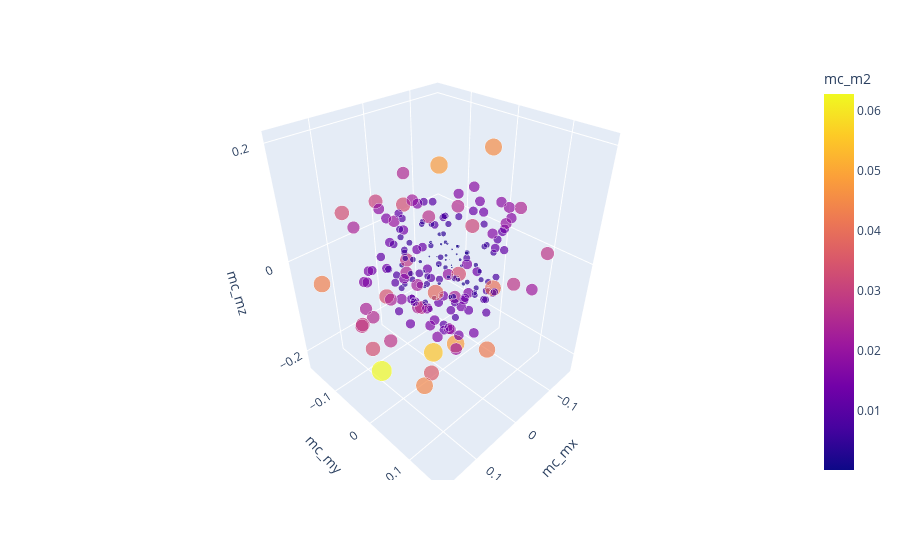

Here is the notebook cell this chart was saved with:
### Code cell
fig = px.scatter_3d(sf.mcconf_df,x='mc_mx',y='mc_my',z='mc_mz',size='mc_m2',color='mc_m2')
fig.show()

### Figure 1 — Plotly figure (JSON) as saved in the notebook; plotly's stock layout.template omitted (floating-point values rounded to 4 significant figures; data arrays with more than 128 entries replaced by an {"elided": "..."} marker saying what was removed)
{"data": [{"hovertemplate": "mc_mx=%{x}<br>mc_my=%{y}<br>mc_mz=%{z}<br>mc_m2=%{marker.color}<extra></extra>", "legendgroup": "", "marker": {"color": {"elided": "200 float values"}, "coloraxis": "coloraxis", "size": {"elided": "200 float values"}, "sizemode": "area", "sizeref": 0.000157, "symbol": "circle"}, "mode": "markers", "name": "", "scene": "scene", "showlegend": false, "type": "scatter3d", "x": {"elided": "200 float values"}, "y": {"elided": "200 float values"}, "z": {"elided": "200 float values"}}], "layout": {"coloraxis": {"colorbar": {"title": {"text": "mc_m2"}}, "colorscale": [[0, "#0d0887"], [0.1111, "#46039f"], [0.2222, "#7201a8"], [0.3333, "#9c179e"], [0.4444, "#bd3786"], [0.5556, "#d8576b"], [0.6667, "#ed7953"], [0.7778, "#fb9f3a"], [0.8889, "#fdca26"], [1, "#f0f921"]]}, "legend": {"itemsizing": "constant", "tracegroupgap": 0}, "margin": {"t": 60}, "scene": {"domain": {"x": [0, 1], "y": [0, 1]}, "xaxis": {"title": {"text": "mc_mx"}}, "yaxis": {"title": {"text": "mc_my"}}, "zaxis": {"title": {"text": "mc_mz"}}}}}
